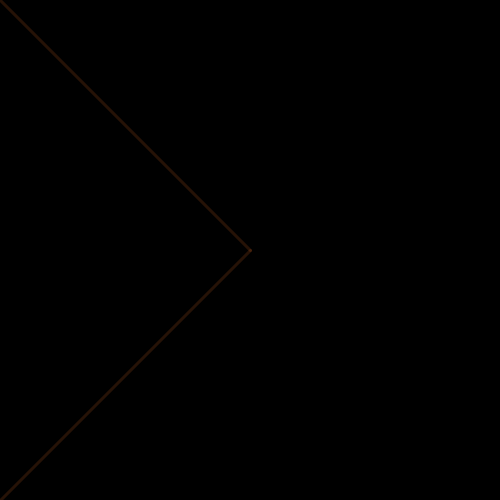
Frame 1 (no input)
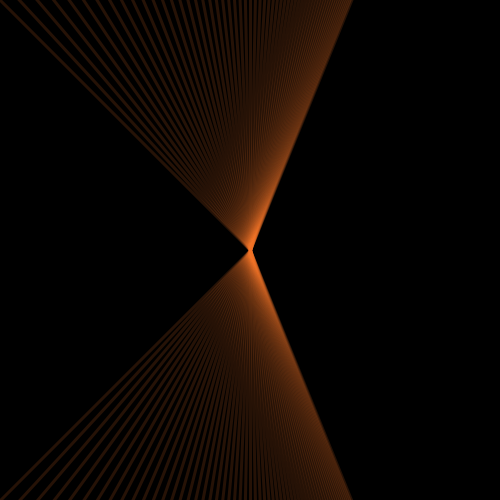
Frame 60 (the mouse pressed at the canvas centre just before this capture)
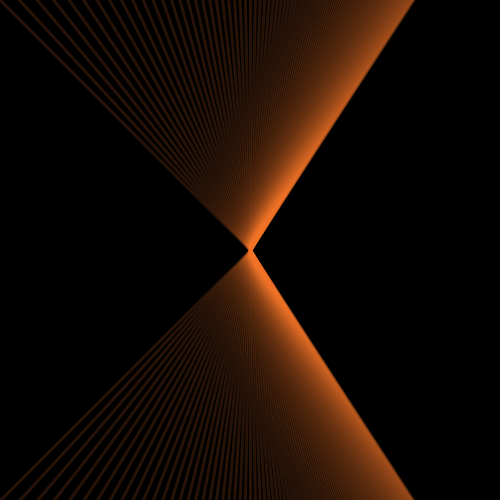
Frame 120 (the mouse held since frame 60 and released just before this capture)

The Processing sketch that drew these frames (run headless with seeded random() and noise(); from frame 60 on, the mouse is pressed at the canvas centre):

// Processing sketch: processing_32357
// ── processing_32357.pde

int topleft1 = 0;
int topleft2 = 0;
int topleft3 = 250;
int topleft4 = 250;

int bottomleft1 = 250;
int bottomleft2 = 250;
int bottomleft3 = 0;
int bottomleft4 = 500;

void setup(){
  
  size(500,500);
  background(0);
  stroke(240,113,39,40);
  strokeWeight(3);
}

void draw(){
  
  line(topleft1,topleft2,topleft3,topleft4); //top left hand side line
  topleft1 = topleft1 + 10;
  topleft2 = topleft2 - 10;
  
  line(bottomleft1,bottomleft2,bottomleft3,bottomleft4); //bottom left hand side
  bottomleft3 = bottomleft3 + 10;
  bottomleft4 = bottomleft4 + 10;  
}
